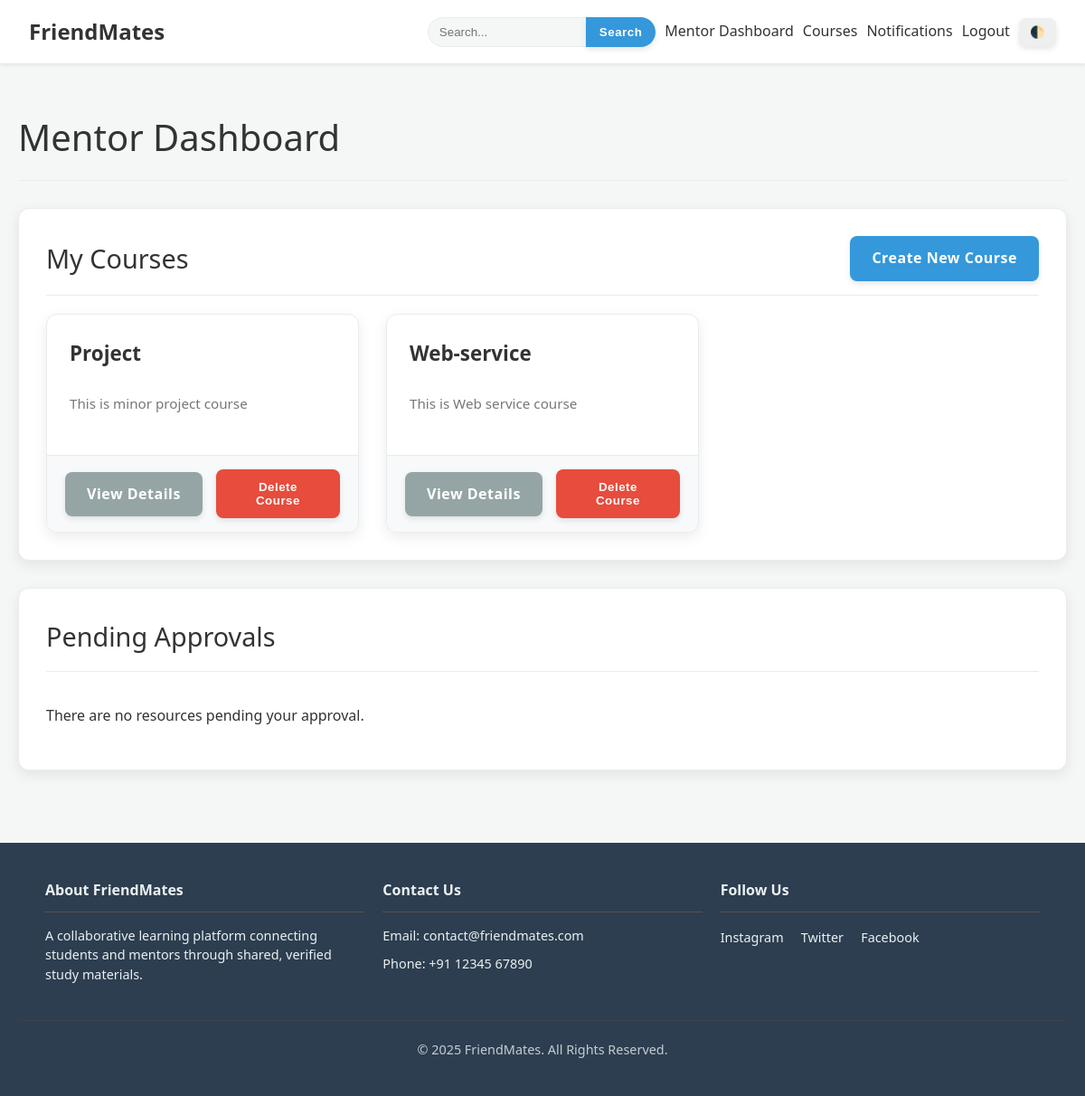
Screenshot of /mentor_dashboard/ (signed in) with the database file from the repository.
### classroom/models.py (models this page shows, shortened)
class Course(models.Model):
    title = models.CharField(max_length=200)
    description = models.TextField()
    mentor = models.ForeignKey(User, on_delete=models.CASCADE, related_name='courses')
    enrolled_students = models.ManyToManyField(User, through='Enrollment', related_name='enrolled_courses')

### classroom/views.py (the view)
# urls.py: path('mentor_dashboard/', views.mentor_dashboard, name='mentor_dashboard'),
@login_required
def mentor_dashboard(request):
    if not request.user.groups.filter(name='Mentors').exists():
        return redirect('classroom:student_dashboard')
    courses = Course.objects.filter(mentor=request.user)
    pending_resources = Resource.objects.filter(course__in=courses, status='Pending')
    return render(request, 'classroom/mentor_dashboard.html', {
        'courses': courses,
        'pending_resources': pending_resources
    })

### classroom/views.py (called while the page is built)
def notifications_context_processor(request):
    if request.user.is_authenticated:
        return {'unread_notifications_count': request.user.notifications.filter(is_read=False).count()}
    return {}

### classroom/templates/classroom/mentor_dashboard.html (shortened to what this page needs)
{% extends 'classroom/base.html' %}
{% block content %}
<div class="page-header">
    <h2>Mentor Dashboard</h2>
</div>
<div class="dashboard-section">
    <div class="dashboard-header">
        <h3>My Courses</h3>
        <a href="{% url 'classroom:create_course' %}" class="btn btn-primary">Create New Course</a>
    </div>
    <div class="course-grid">
         {% for course in courses %}
            <div class="course-card">
                <div class="course-card-content">
                    <h3><a href="{% url 'classroom:course_detail' course.id %}">{{ course.title }}</a></h3>
                    <p class="course-card-description">{{ course.description|truncatewords:15 }}</p>
                </div>
                <div class="course-card-footer">
                    <a href="{% url 'classroom:course_detail' course.id %}" class="btn btn-secondary">View Details</a>
                    <form class="delete-course-form" action="{% url 'classroom:delete_course' course.id %}" method="post" onsubmit="return confirm('Are you sure you want to delete this course and all its resources? This cannot be undone.');">
                        <button type="submit" class="btn btn-danger">Delete Course</button>
                    </form>
                </div>
            </div>
        {% empty %}
            <p>You have not created any courses yet.</p>
        {% endfor %}
    </div>
</div>
<div class="dashboard-section">
     <div class="dashboard-header">
        <h3>Pending Approvals</h3>
    </div>
    <div class="resource-list">
        {% for resource in pending_resources %}
            <div class="resource-item">
                <div class="resource-info">
                    <a href="{{ resource.file.url }}" target="_blank" class="resource-title">{{ resource.title }}</a>
                    <span class="uploader-info">
                        Submitted by <strong>{{ resource.uploaded_by.username }}</strong> for course "{{ resource.course.title }}"
                    </span>
                </div>
                 <div class="resource-actions">
                    <a href="{% url 'classroom:approve_resource' resource.id %}" class="btn btn-primary">Approve</a>
                    <a href="{% url 'classroom:reject_resource' resource.id %}" class="btn btn-danger">Reject</a>
                </div>
            </div>
        {% empty %}
            <p>There are no resources pending your approval.</p>
        {% endfor %}
    </div>
</div>
{% endblock %}

### classroom/static/classroom/style.css (style rules this page uses)
:root { --bg-color: #f4f7f6; --text-color: #333; --card-bg: #ffffff; --border-color: #e9ecef; --navbar-bg: #ffffff; --footer-bg: #2c3e50; --footer-text: #ecf0f1; --primary-color: #3498db; --primary-btn-bg: #3498db; --secondary-btn-bg: #95a5a6; --highlight-bg: #f8f9fa; --shadow-color: rgba(0,0,0,0.08); --error-bg: #f8d7da; --error-text: #721c24; --error-border: #f5c6cb; }
body { font-family: 'Segoe UI', Tahoma, Geneva, Verdana, sans-serif; background-color: var(--bg-color); color: var(--text-color); line-height: 1.6; margin: 0; transition: background-color 0.3s, color 0.3s; display: flex; flex-direction: column; min-height: 100vh; }
h1, h2, h3, h4 { color: var(--text-color); }
a { color: var(--primary-color); text-decoration: none; }
.page-header { margin-bottom: 30px; padding-bottom: 15px; border-bottom: 1px solid var(--border-color); }
.page-header h2 { font-size: 2.5em; font-weight: 300; margin: 0; }
.course-grid { display: grid; grid-template-columns: repeat(auto-fill, minmax(300px, 1fr)); gap: 30px; }
.course-card { background-color: var(--card-bg); border: 1px solid var(--border-color); border-radius: 12px; overflow: hidden; box-shadow: 0 5px 15px var(--shadow-color); transition: transform 0.2s ease-in-out, box-shadow 0.2s ease-in-out; display: flex; flex-direction: column; }
.course-card-content { padding: 25px; flex-grow: 1; display: flex; flex-direction: column; }
.course-card h3 { margin: 0 0 10px 0; font-size: 1.4em; }
.course-card h3 a { color: var(--text-color); text-decoration: none; }
.course-card-description { color: #777; flex-grow: 1; margin-bottom: 20px; font-size: 0.95em; }
.course-card-footer { padding: 15px 20px; background-color: var(--highlight-bg); border-top: 1px solid var(--border-color); margin-top: auto; display: flex; justify-content: space-between; align-items: center; gap: 15px; }
.resource-list { display: flex; flex-direction: column; gap: 10px; }
.dashboard-section { background-color: var(--card-bg); border: 1px solid var(--border-color); border-radius: 12px; padding: 30px; margin-bottom: 30px; box-shadow: 0 5px 15px var(--shadow-color); }
.dashboard-header { display: flex; justify-content: space-between; align-items: center; margin-bottom: 20px; padding-bottom: 15px; border-bottom: 1px solid var(--border-color); }
.dashboard-header h3 { margin: 0; font-size: 1.8em; font-weight: 400; }
.btn { display: inline-block; padding: 12px 24px; border-radius: 8px; cursor: pointer; font-weight: 600; text-align: center; border: none; transition: transform 0.2s ease-in-out, box-shadow 0.2s ease-in-out, background-color 0.2s; box-shadow: 0 3px 6px rgba(0,0,0,0.1); letter-spacing: 0.5px; }
.btn-primary { background-color: var(--primary-btn-bg); color: #fff; }
.btn-secondary { background-color: var(--secondary-btn-bg); color: #fff; }
.btn-danger { background-color: #e74c3c; color: #fff; }
.course-card-footer .delete-course-form { flex: 1; margin: 0; }
.delete-course-form .btn-danger { width: 100%; }

### rows the page displays
Course: title "Project", description "This is minor project course"
Course: title "Web-service", description "This is Web service course"
